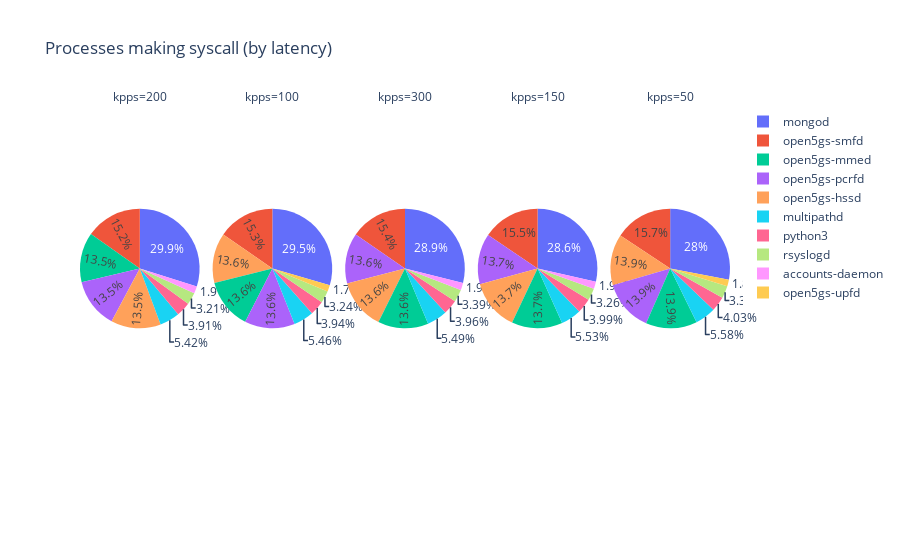

Notebook cell for this chart:
### Code cell
sysprocess_df = spark.read.option("basePath", basePath).json(
f"{basePath}/kpps=*/tool=sysprocess")
sysprocess_fig = px.pie(sysprocess_df.toPandas(), values='time (us)', names='comm',
                facet_col="kpps", hover_data=["count", "time (us)"],
                title='Processes making syscall (by latency)')
# sysprocess_fig.update_traces(textinfo='value')
sysprocess_fig.show()
sysprocess_fig.write_image("images/sysprocess_fig.jpeg")
with open(html_output_file, 'a') as f:
    f.write('<h2 id="syscall-processes"> Processes are making a lot of syscalls with latency information </h2>')
    f.write('<p>  </p>') 
    f.write(sysprocess_fig.to_html(full_html=False, include_plotlyjs='cdn'))

### Figure 1 — Plotly figure (JSON) as saved in the notebook; plotly's stock layout.template omitted (floating-point values rounded to 4 significant figures; data arrays with more than 128 entries replaced by an {"elided": "..."} marker saying what was removed)
{"data": [{"customdata": {"elided": "230x2 float values"}, "domain": {"x": [0, 0.184], "y": [0, 1]}, "hovertemplate": "kpps=200<br>comm=%{label}<br>time (us)=%{customdata[1]}<br>count=%{customdata[0]}<extra></extra>", "labels": {"elided": "230 str values"}, "legendgroup": "", "name": "", "showlegend": true, "type": "pie", "values": {"elided": "230 float values"}}, {"customdata": {"elided": "231x2 float values"}, "domain": {"x": [0.204, 0.388], "y": [0, 1]}, "hovertemplate": "kpps=100<br>comm=%{label}<br>time (us)=%{customdata[1]}<br>count=%{customdata[0]}<extra></extra>", "labels": {"elided": "231 str values"}, "legendgroup": "", "name": "", "showlegend": true, "type": "pie", "values": {"elided": "231 float values"}}, {"customdata": {"elided": "229x2 float values"}, "domain": {"x": [0.408, 0.592], "y": [0, 1]}, "hovertemplate": "kpps=300<br>comm=%{label}<br>time (us)=%{customdata[1]}<br>count=%{customdata[0]}<extra></extra>", "labels": {"elided": "229 str values"}, "legendgroup": "", "name": "", "showlegend": true, "type": "pie", "values": {"elided": "229 float values"}}, {"customdata": {"elided": "230x2 float values"}, "domain": {"x": [0.612, 0.796], "y": [0, 1]}, "hovertemplate": "kpps=150<br>comm=%{label}<br>time (us)=%{customdata[1]}<br>count=%{customdata[0]}<extra></extra>", "labels": {"elided": "230 str values"}, "legendgroup": "", "name": "", "showlegend": true, "type": "pie", "values": {"elided": "230 float values"}}, {"customdata": {"elided": "231x2 float values"}, "domain": {"x": [0.816, 1], "y": [0, 1]}, "hovertemplate": "kpps=50<br>comm=%{label}<br>time (us)=%{customdata[1]}<br>count=%{customdata[0]}<extra></extra>", "labels": {"elided": "231 str values"}, "legendgroup": "", "name": "", "showlegend": true, "type": "pie", "values": {"elided": "231 float values"}}], "layout": {"annotations": [{"font": {}, "showarrow": false, "text": "kpps=200", "x": 0.092, "xanchor": "center", "xref": "paper", "y": 1, "yanchor": "bottom", "yref": "paper"}, {"font": {}, "showarrow": false, "text": "kpps=100", "x": 0.296, "xanchor": "center", "xref": "paper", "y": 1, "yanchor": "bottom", "yref": "paper"}, {"font": {}, "showarrow": false, "text": "kpps=300", "x": 0.5, "xanchor": "center", "xref": "paper", "y": 1, "yanchor": "bottom", "yref": "paper"}, {"font": {}, "showarrow": false, "text": "kpps=150", "x": 0.704, "xanchor": "center", "xref": "paper", "y": 1, "yanchor": "bottom", "yref": "paper"}, {"font": {}, "showarrow": false, "text": "kpps=50", "x": 0.908, "xanchor": "center", "xref": "paper", "y": 1, "yanchor": "bottom", "yref": "paper"}], "legend": {"tracegroupgap": 0}, "title": {"text": "Processes making syscall (by latency)"}}}
